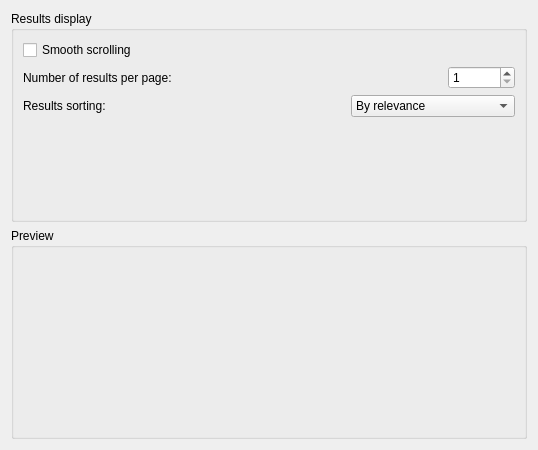
<?xml version="1.0" encoding="UTF-8"?>
<ui version="4.0">
 <class>ResultsViewPreferences</class>
 <widget class="QWidget" name="ResultsViewPreferences">
  <property name="geometry">
   <rect>
    <x>0</x>
    <y>0</y>
    <width>538</width>
    <height>450</height>
   </rect>
  </property>
  <property name="windowTitle">
   <string>Form</string>
  </property>
  <layout class="QVBoxLayout" name="verticalLayout_2">
   <item>
    <widget class="QGroupBox" name="groupBox">
     <property name="title">
      <string>Results display</string>
     </property>
     <layout class="QVBoxLayout" name="verticalLayout">
      <item>
       <layout class="QVBoxLayout" name="verticalLayout_3">
        <item>
         <widget class="QCheckBox" name="smoothScrolling">
          <property name="text">
           <string>Smooth scrolling</string>
          </property>
         </widget>
        </item>
        <item>
         <layout class="QHBoxLayout" name="horizontalLayout_3">
          <item>
           <widget class="QLabel" name="label">
            <property name="text">
             <string>Number of results per page:</string>
            </property>
           </widget>
          </item>
          <item>
           <spacer name="horizontalSpacer">
            <property name="orientation">
             <enum>Qt::Horizontal</enum>
            </property>
            <property name="sizeHint" stdset="0">
             <size>
              <width>40</width>
              <height>20</height>
             </size>
            </property>
           </spacer>
          </item>
          <item>
           <layout class="QHBoxLayout" name="horizontalLayout">
            <item>
             <widget class="QSpinBox" name="nbResults">
              <property name="minimum">
               <number>1</number>
              </property>
              <property name="maximum">
               <number>1000000</number>
              </property>
             </widget>
            </item>
           </layout>
          </item>
         </layout>
        </item>
        <item>
         <layout class="QHBoxLayout" name="horizontalLayout_2">
          <item>
           <widget class="QLabel" name="label_2">
            <property name="text">
             <string>Results sorting:</string>
            </property>
           </widget>
          </item>
          <item>
           <spacer name="horizontalSpacer_2">
            <property name="orientation">
             <enum>Qt::Horizontal</enum>
            </property>
            <property name="sizeHint" stdset="0">
             <size>
              <width>40</width>
              <height>20</height>
             </size>
            </property>
           </spacer>
          </item>
          <item>
           <widget class="QComboBox" name="resultsOrder">
            <item>
             <property name="text">
              <string>By relevance</string>
             </property>
            </item>
            <item>
             <property name="text">
              <string>By score, then relevance</string>
             </property>
            </item>
           </widget>
          </item>
         </layout>
        </item>
       </layout>
      </item>
      <item>
       <widget class="EntryDelegatePreferences" name="entryDelegatePrefs" native="true"/>
      </item>
     </layout>
    </widget>
   </item>
   <item>
    <widget class="QGroupBox" name="previewBox">
     <property name="title">
      <string>Preview</string>
     </property>
    </widget>
   </item>
  </layout>
 </widget>
 <customwidgets>
  <customwidget>
   <class>EntryDelegatePreferences</class>
   <extends>QWidget</extends>
   <header>gui/PreferencesWindow.h</header>
   <container>1</container>
  </customwidget>
 </customwidgets>
 <resources/>
 <connections/>
</ui>
